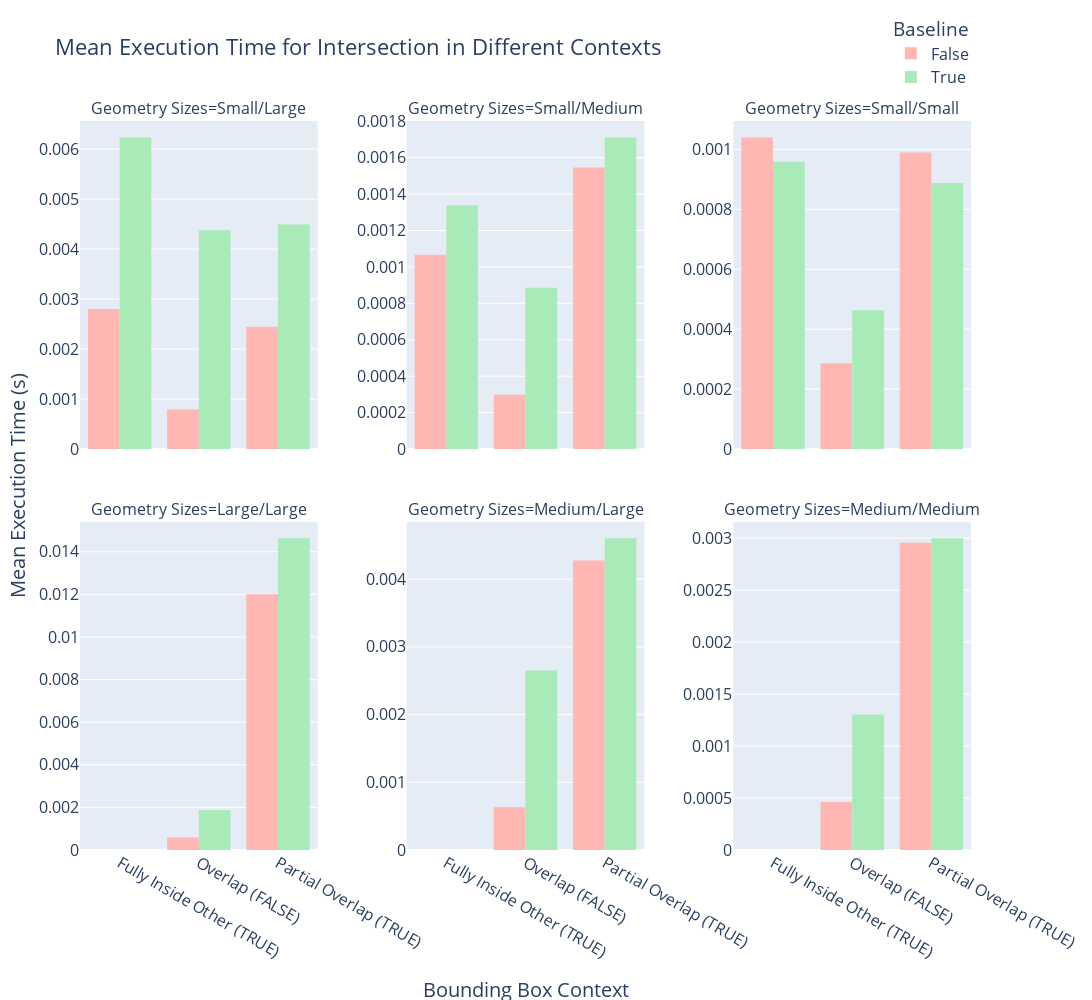

The cell this chart's notebook holds for it:
### Code cell
total_time_df = stats_df[['context', 'total_time', 'sizes', 'baseline', 'predicate', 'decomp']]
plot_total_time_bars(total_time_df, is_predicate=False, size_cat_excl=[], log_scale=False) #

### Figure 1 — Plotly figure (JSON) as saved in the notebook; plotly's stock layout.template omitted (floating-point values rounded to 4 significant figures)
{"data": [{"alignmentgroup": "True", "bingroup": "x", "histfunc": "avg", "hovertemplate": "Baseline=False<br>Geometry Sizes=Small/Large<br>Context=%{x}<br>avg of total_time=%{y}<extra></extra>", "legendgroup": "False", "marker": {"color": "rgb(255,183,180)", "pattern": {"shape": ""}}, "name": "False", "offsetgroup": "False", "orientation": "v", "showlegend": true, "type": "histogram", "x": ["Fully Inside Other (TRUE)", "Overlap (FALSE)", "Partial Overlap (TRUE)"], "xaxis": "x4", "y": [0.002799, 0.0007931, 0.002448], "yaxis": "y4"}, {"alignmentgroup": "True", "bingroup": "x", "histfunc": "avg", "hovertemplate": "Baseline=False<br>Geometry Sizes=Small/Medium<br>Context=%{x}<br>avg of total_time=%{y}<extra></extra>", "legendgroup": "False", "marker": {"color": "rgb(255,183,180)", "pattern": {"shape": ""}}, "name": "False", "offsetgroup": "False", "orientation": "v", "showlegend": false, "type": "histogram", "x": ["Fully Inside Other (TRUE)", "Overlap (FALSE)", "Partial Overlap (TRUE)"], "xaxis": "x5", "y": [0.001067, 0.0002977, 0.001546], "yaxis": "y5"}, {"alignmentgroup": "True", "bingroup": "x", "histfunc": "avg", "hovertemplate": "Baseline=False<br>Geometry Sizes=Small/Small<br>Context=%{x}<br>avg of total_time=%{y}<extra></extra>", "legendgroup": "False", "marker": {"color": "rgb(255,183,180)", "pattern": {"shape": ""}}, "name": "False", "offsetgroup": "False", "orientation": "v", "showlegend": false, "type": "histogram", "x": ["Fully Inside Other (TRUE)", "Overlap (FALSE)", "Partial Overlap (TRUE)"], "xaxis": "x6", "y": [0.00104, 0.0002861, 0.0009893], "yaxis": "y6"}, {"alignmentgroup": "True", "bingroup": "x", "histfunc": "avg", "hovertemplate": "Baseline=False<br>Geometry Sizes=Large/Large<br>Context=%{x}<br>avg of total_time=%{y}<extra></extra>", "legendgroup": "False", "marker": {"color": "rgb(255,183,180)", "pattern": {"shape": ""}}, "name": "False", "offsetgroup": "False", "orientation": "v", "showlegend": false, "type": "histogram", "x": ["Overlap (FALSE)", "Partial Overlap (TRUE)"], "xaxis": "x", "y": [0.0005859, 0.012], "yaxis": "y"}, {"alignmentgroup": "True", "bingroup": "x", "histfunc": "avg", "hovertemplate": "Baseline=False<br>Geometry Sizes=Medium/Large<br>Context=%{x}<br>avg of total_time=%{y}<extra></extra>", "legendgroup": "False", "marker": {"color": "rgb(255,183,180)", "pattern": {"shape": ""}}, "name": "False", "offsetgroup": "False", "orientation": "v", "showlegend": false, "type": "histogram", "x": ["Overlap (FALSE)", "Partial Overlap (TRUE)"], "xaxis": "x2", "y": [0.0006313, 0.004277], "yaxis": "y2"}, {"alignmentgroup": "True", "bingroup": "x", "histfunc": "avg", "hovertemplate": "Baseline=False<br>Geometry Sizes=Medium/Medium<br>Context=%{x}<br>avg of total_time=%{y}<extra></extra>", "legendgroup": "False", "marker": {"color": "rgb(255,183,180)", "pattern": {"shape": ""}}, "name": "False", "offsetgroup": "False", "orientation": "v", "showlegend": false, "type": "histogram", "x": ["Overlap (FALSE)", "Partial Overlap (TRUE)"], "xaxis": "x3", "y": [0.0004629, 0.002956], "yaxis": "y3"}, {"alignmentgroup": "True", "bingroup": "x", "histfunc": "avg", "hovertemplate": "Baseline=True<br>Geometry Sizes=Small/Large<br>Context=%{x}<br>avg of total_time=%{y}<extra></extra>", "legendgroup": "True", "marker": {"color": "rgb(169,234,184)", "pattern": {"shape": ""}}, "name": "True", "offsetgroup": "True", "orientation": "v", "showlegend": true, "type": "histogram", "x": ["Fully Inside Other (TRUE)", "Overlap (FALSE)", "Partial Overlap (TRUE)"], "xaxis": "x4", "y": [0.006233, 0.004378, 0.004491], "yaxis": "y4"}, {"alignmentgroup": "True", "bingroup": "x", "histfunc": "avg", "hovertemplate": "Baseline=True<br>Geometry Sizes=Small/Medium<br>Context=%{x}<br>avg of total_time=%{y}<extra></extra>", "legendgroup": "True", "marker": {"color": "rgb(169,234,184)", "pattern": {"shape": ""}}, "name": "True", "offsetgroup": "True", "orientation": "v", "showlegend": false, "type": "histogram", "x": ["Fully Inside Other (TRUE)", "Overlap (FALSE)", "Partial Overlap (TRUE)"], "xaxis": "x5", "y": [0.001337, 0.0008858, 0.001711], "yaxis": "y5"}, {"alignmentgroup": "True", "bingroup": "x", "histfunc": "avg", "hovertemplate": "Baseline=True<br>Geometry Sizes=Small/Small<br>Context=%{x}<br>avg of total_time=%{y}<extra></extra>", "legendgroup": "True", "marker": {"color": "rgb(169,234,184)", "pattern": {"shape": ""}}, "name": "True", "offsetgroup": "True", "orientation": "v", "showlegend": false, "type": "histogram", "x": ["Fully Inside Other (TRUE)", "Overlap (FALSE)", "Partial Overlap (TRUE)"], "xaxis": "x6", "y": [0.0009586, 0.0004634, 0.0008878], "yaxis": "y6"}, {"alignmentgroup": "True", "bingroup": "x", "histfunc": "avg", "hovertemplate": "Baseline=True<br>Geometry Sizes=Large/Large<br>Context=%{x}<br>avg of total_time=%{y}<extra></extra>", "legendgroup": "True", "marker": {"color": "rgb(169,234,184)", "pattern": {"shape": ""}}, "name": "True", "offsetgroup": "True", "orientation": "v", "showlegend": false, "type": "histogram", "x": ["Overlap (FALSE)", "Partial Overlap (TRUE)"], "xaxis": "x", "y": [0.001879, 0.01463], "yaxis": "y"}, {"alignmentgroup": "True", "bingroup": "x", "histfunc": "avg", "hovertemplate": "Baseline=True<br>Geometry Sizes=Medium/Large<br>Context=%{x}<br>avg of total_time=%{y}<extra></extra>", "legendgroup": "True", "marker": {"color": "rgb(169,234,184)", "pattern": {"shape": ""}}, "name": "True", "offsetgroup": "True", "orientation": "v", "showlegend": false, "type": "histogram", "x": ["Overlap (FALSE)", "Partial Overlap (TRUE)"], "xaxis": "x2", "y": [0.00265, 0.004603], "yaxis": "y2"}, {"alignmentgroup": "True", "bingroup": "x", "histfunc": "avg", "hovertemplate": "Baseline=True<br>Geometry Sizes=Medium/Medium<br>Context=%{x}<br>avg of total_time=%{y}<extra></extra>", "legendgroup": "True", "marker": {"color": "rgb(169,234,184)", "pattern": {"shape": ""}}, "name": "True", "offsetgroup": "True", "orientation": "v", "showlegend": false, "type": "histogram", "x": ["Overlap (FALSE)", "Partial Overlap (TRUE)"], "xaxis": "x3", "y": [0.001303, 0.002998], "yaxis": "y3"}], "layout": {"annotations": [{"font": {"size": 16}, "showarrow": false, "text": "Geometry Sizes=Large/Large", "x": 0.1333, "xanchor": "center", "xref": "paper", "y": 0.45, "yanchor": "bottom", "yref": "paper"}, {"font": {"size": 16}, "showarrow": false, "text": "Geometry Sizes=Medium/Large", "x": 0.5, "xanchor": "center", "xref": "paper", "y": 0.45, "yanchor": "bottom", "yref": "paper"}, {"font": {"size": 16}, "showarrow": false, "text": "Geometry Sizes=Medium/Medium", "x": 0.8667, "xanchor": "center", "xref": "paper", "y": 0.45, "yanchor": "bottom", "yref": "paper"}, {"font": {"size": 16}, "showarrow": false, "text": "Geometry Sizes=Small/Large", "x": 0.1333, "xanchor": "center", "xref": "paper", "y": 1, "yanchor": "bottom", "yref": "paper"}, {"font": {"size": 16}, "showarrow": false, "text": "Geometry Sizes=Small/Medium", "x": 0.5, "xanchor": "center", "xref": "paper", "y": 1, "yanchor": "bottom", "yref": "paper"}, {"font": {"size": 16}, "showarrow": false, "text": "Geometry Sizes=Small/Small", "x": 0.8667, "xanchor": "center", "xref": "paper", "y": 1, "yanchor": "bottom", "yref": "paper"}, {"font": {"size": 20}, "showarrow": false, "text": "Bounding Box Context", "x": 0.5, "xanchor": "center", "xref": "paper", "y": -0.17, "yanchor": "top", "yref": "paper"}, {"font": {"size": 20}, "showarrow": false, "text": "Mean Execution Time (s)", "textangle": -90, "x": -0.07, "xanchor": "center", "xref": "paper", "y": 0.5, "yanchor": "middle", "yref": "paper"}], "barmode": "group", "height": 1000, "legend": {"font": {"size": 16}, "title": {"text": "Baseline"}, "tracegroupgap": 0, "x": 0.91, "xanchor": "left", "y": 1.15, "yanchor": "top"}, "title": {"font": {"size": 22}, "text": "Mean Execution Time for Intersection in Different Contexts", "y": 0.96}, "width": 1200, "xaxis": {"anchor": "y", "domain": [0, 0.2667], "tickfont": {"size": 16}, "title": {"text": ""}}, "xaxis2": {"anchor": "y2", "domain": [0.3667, 0.6333], "matches": "x", "tickfont": {"size": 16}, "title": {"text": ""}}, "xaxis3": {"anchor": "y3", "domain": [0.7333, 1], "matches": "x", "tickfont": {"size": 16}, "title": {"text": ""}}, "xaxis4": {"anchor": "y4", "domain": [0, 0.2667], "matches": "x", "showticklabels": false, "tickfont": {"size": 16}, "title": {"text": ""}}, "xaxis5": {"anchor": "y5", "domain": [0.3667, 0.6333], "matches": "x", "showticklabels": false, "tickfont": {"size": 16}, "title": {"text": ""}}, "xaxis6": {"anchor": "y6", "domain": [0.7333, 1], "matches": "x", "showticklabels": false, "tickfont": {"size": 16}, "title": {"text": ""}}, "yaxis": {"anchor": "x", "domain": [0, 0.45], "showticklabels": true, "tickfont": {"size": 16}, "title": {"text": ""}}, "yaxis2": {"anchor": "x2", "domain": [0, 0.45], "showticklabels": true, "tickfont": {"size": 16}, "title": {"text": ""}}, "yaxis3": {"anchor": "x3", "domain": [0, 0.45], "showticklabels": true, "tickfont": {"size": 16}, "title": {"text": ""}}, "yaxis4": {"anchor": "x4", "domain": [0.55, 1], "showticklabels": true, "tickfont": {"size": 16}, "title": {"text": ""}}, "yaxis5": {"anchor": "x5", "domain": [0.55, 1], "showticklabels": true, "tickfont": {"size": 16}, "title": {"text": ""}}, "yaxis6": {"anchor": "x6", "domain": [0.55, 1], "showticklabels": true, "tickfont": {"size": 16}, "title": {"text": ""}}}}
